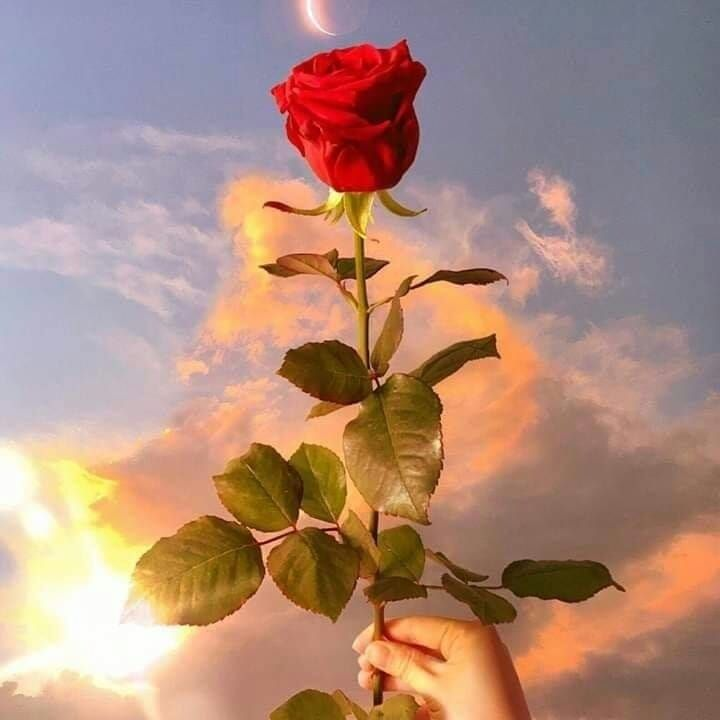
%> input picture 2.jpg, 720 x 720 px
$ octave --eval "frquancy_domain('2.jpg');"   (GNU Octave 9; MATLAB toolbox functions it lacks are replaced by stand-ins)
%> lines starting %> are read from the running program, lines starting %| are printed output that depends on the picture
%build in function1
function frquancy_domain( img1 )
%> called with img1 = '2.jpg'
img=imread(img1);
%> img is the input picture: size 720x720x3 uint8; mean R, G, B 174.9, 139.8, 124.3

fi=fft2(img);
fabs=abs(fi);
fstretching=log(1+fabs);
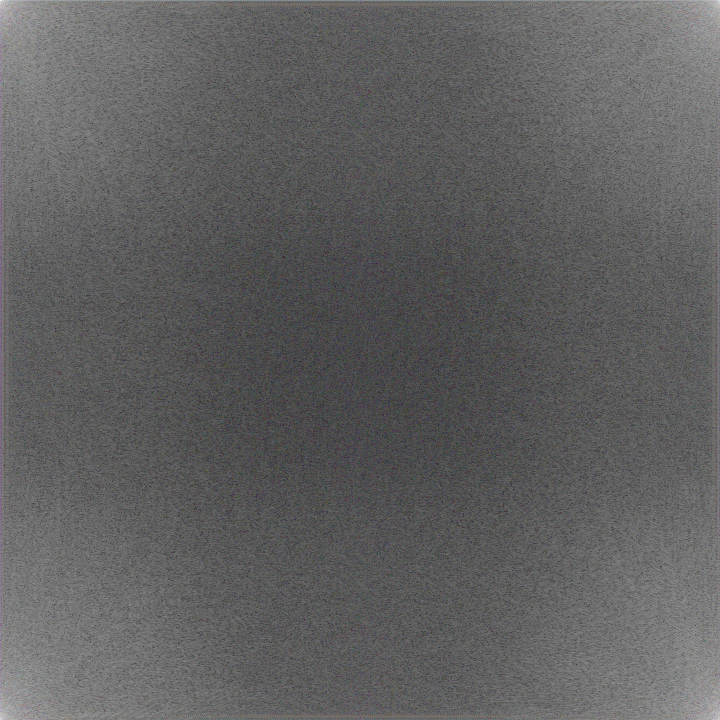
%> fstretching: size 720x720x3 double; mean R, G, B 7.3, 7.29, 7.31; drawn with min black and max white
fn=mat2gray(fstretching);
inverse1=ifft2(fi);

fshift=fftshift(fi);
fabs_shift=abs(fshift);
fstretching_shift=log(1+fabs_shift);
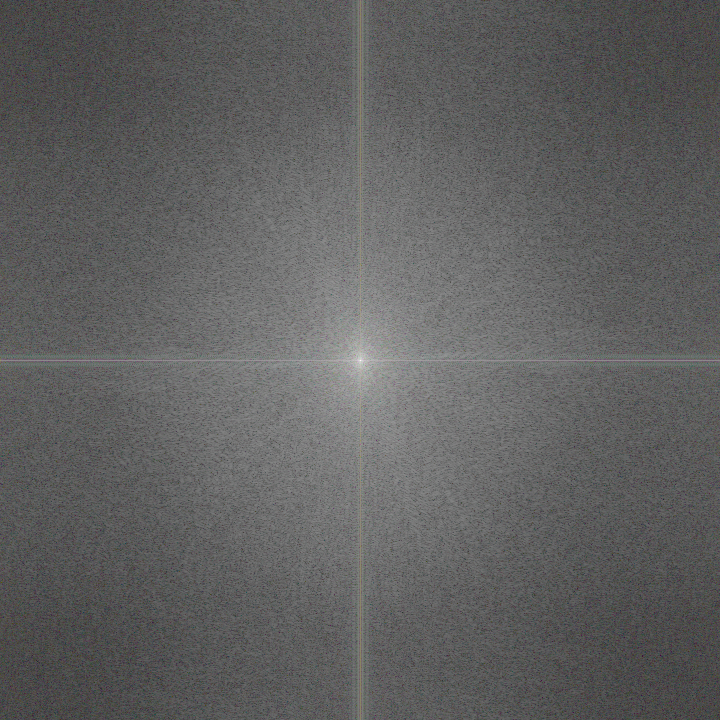
%> fstretching_shift: size 720x720x3 double; mean R, G, B 7.31, 7.3, 7.29; drawn with min black and max white
fn_sfift=mat2gray(fstretching_shift);


figure;imshow(img1); title('first img');
figure;imshow(fn); title('frequancy domain without shifting');
figure;imshow(fn_sfift); title('frequancy domain after shifting');
figure;imshow(uint8(inverse1)); title('inverse furior transform without shifting');


end
